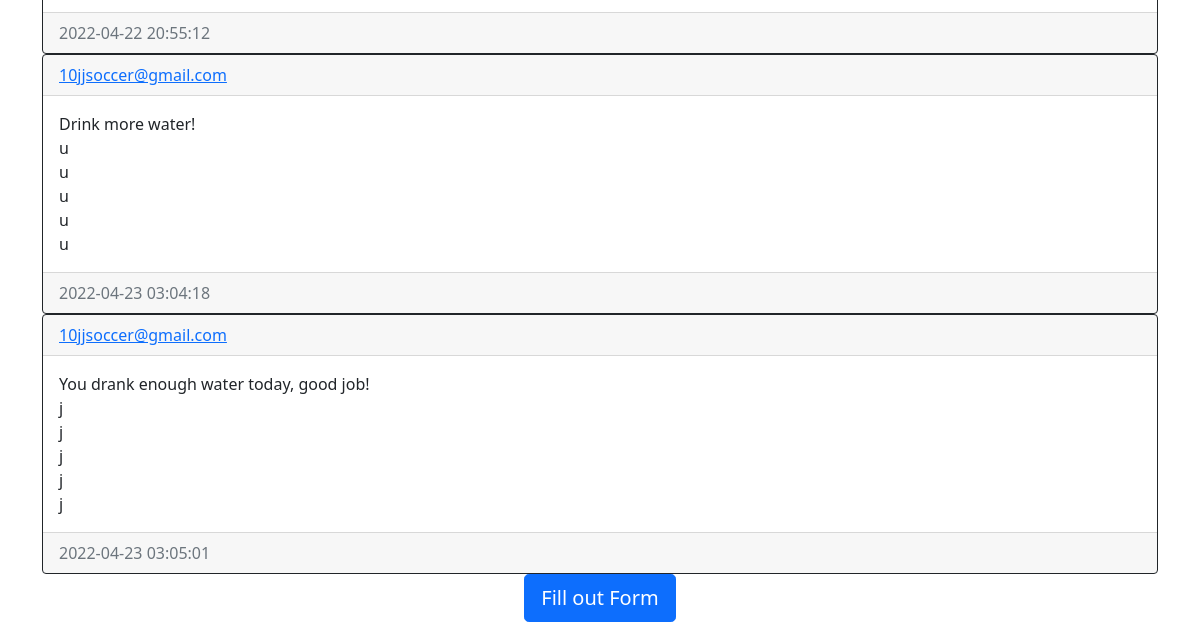
The app's page /view_posts (signed in, lower part), older data.
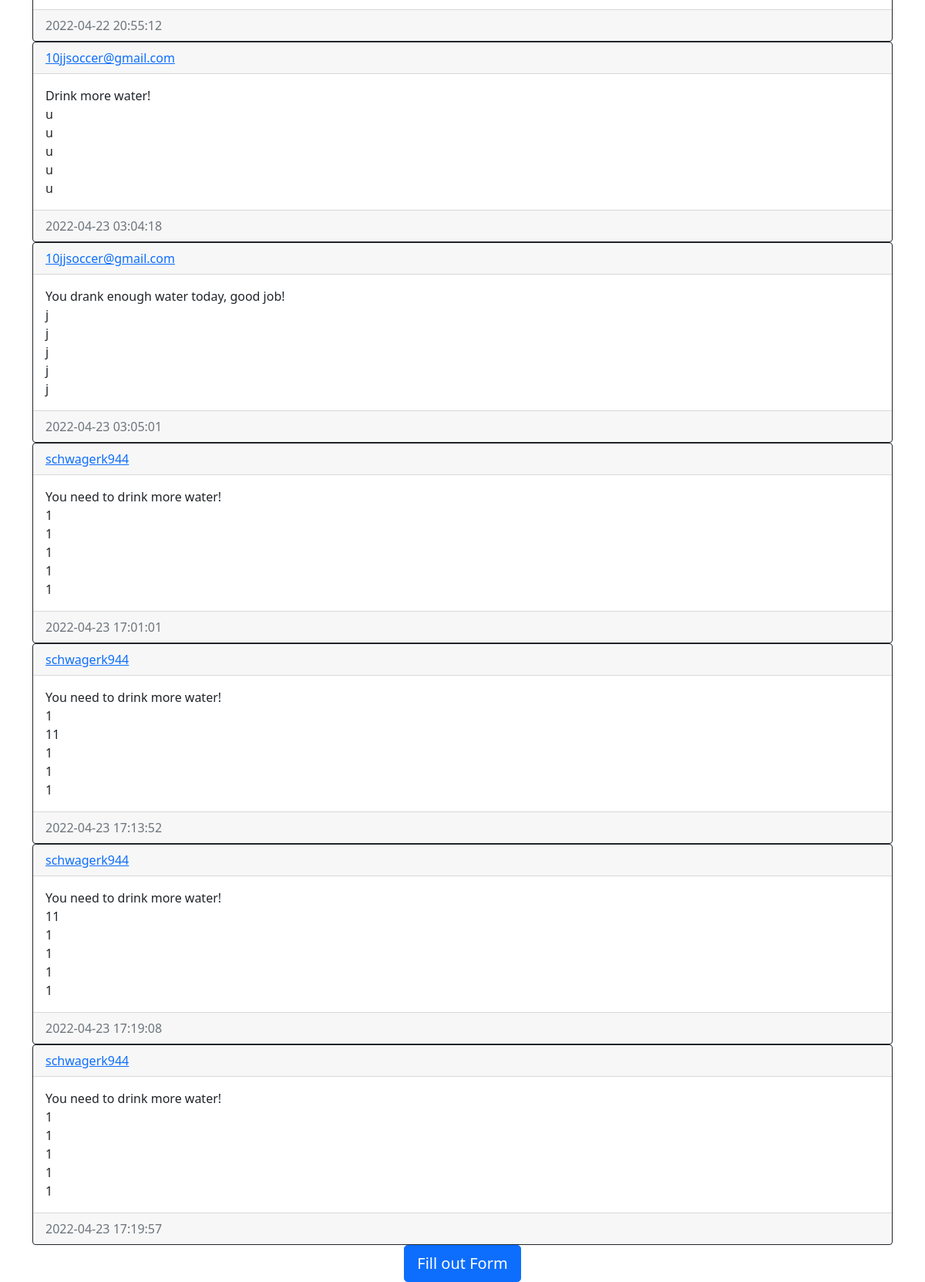
The same page, newer data.
### website/models.py (models this page shows)
class Post(db.Model):
    id = db.Column(db.Integer, primary_key=True)
    text = db.Column(db.Text, nullable=False)
    text1 = db.Column(db.Text, nullable=False)
    text2 = db.Column(db.Text, nullable=False)
    text3 = db.Column(db.Text, nullable=False)
    text4 = db.Column(db.Text, nullable=False)
    text5 = db.Column(db.Text, nullable=False)
    date_created = db.Column(db.DateTime(timezone=True), default=func.now())
    author = db.Column(db.Integer, db.ForeignKey('user.id', ondelete="CASCADE"), nullable=False)

class User(db.Model, UserMixin):
    id = db.Column(db.Integer, primary_key=True)
    email = db.Column(db.String(150), unique=True)
    username = db.Column(db.String(150), unique=True)
    password = db.Column(db.String(150))
    date_created = db.Column(db.DateTime(timezone=True), default=func.now())
    posts = db.relationship('Post', backref='user', passive_deletes=True)

### website/views.py (the view)
@views.route("/view_posts")
@login_required
def view_posts():
    posts = Post.query.all()
    return render_template("view_posts.html", user=current_user, posts=posts)

### website/__init__.py (called while the page is built)
def create_app():
    app = Flask(__name__)
    app.config['SECRET_KEY'] = "helloworld"
    app.config['SQLALCHEMY_DATABASE_URI'] = f'sqlite:///{DB_NAME}'
    db.init_app(app)
    from .views import views
    from .auth import auth
    app.register_blueprint(views, url_prefix="/")
    app.register_blueprint(auth, url_prefix="/")
    from .models import User, Post
    create_database(app)
    login_manager = LoginManager()
    login_manager.login_view = "auth.login"
    login_manager.init_app(app)
    @login_manager.user_loader
    def load_user(id):
        return User.query.get(int(id))
    return app

### website/templates/view_posts.html (shortened to what this page needs)
{% extends "base.html" %} {% block title %}View Posts{% endblock %}
{% block content%}
<div id="posts">
    {% for post in posts %}
    <div class="card border-dark">
        <div class="card-header d-flex justify-content-between align-items-center">
            <a href="/posts/{{post.user.username}}">{{post.user.username}}</a>
        </div>
        <div class="card-body">
            <div class="card-text">{{post.text}}</div>
            <div class="card-text">{{post.text1}}</div>
            <div class="card-text">{{post.text2}}</div>
            <div class="card-text">{{post.text3}}</div>
            <div class="card-text">{{post.text4}}</div>
            <div class="card-text">{{post.text5}}</div>
        </div>
        <div class="card-footer text-muted">
            {{post.date_created}}
        </div>
    </div>
    {% endfor %}
    <div align="center">
        <a href="/create-post">
            <button type="button" class="btn btn-primary btn-lg">
                Fill out Form
            </button></a>
    </div>
</div>
{% endblock %}

### website/templates/base.html (shortened to what this page needs)
<!DOCTYPE html>
<html lang="en">
  <head>
    <link
      href="https://cdn.jsdelivr.net/npm/bootstrap@5.0.2/dist/css/bootstrap.min.css"
      rel="stylesheet"
    />
  </head>
  <body>
    <div class="container">{% block content %}{% endblock %}</div>
  </body>
</html>

Row changes from the older to the newer data that the page shows:
added Post: user.username "schwagerk944", text "You need to drink more water!", text1 "1", text2 "1", text3 "1", text4 "1", text5 "1", date_created "2022-04-23 17:01:01"
added Post: user.username "schwagerk944", text "You need to drink more water!", text1 "1", text2 "11", text3 "1", text4 "1", text5 "1", date_created "2022-04-23 17:13:52"
added Post: user.username "schwagerk944", text "You need to drink more water!", text1 "11", text2 "1", text3 "1", text4 "1", text5 "1", date_created "2022-04-23 17:19:08"
added Post: user.username "schwagerk944", text "You need to drink more water!", text1 "1", text2 "1", text3 "1", text4 "1", text5 "1", date_created "2022-04-23 17:19:57"
